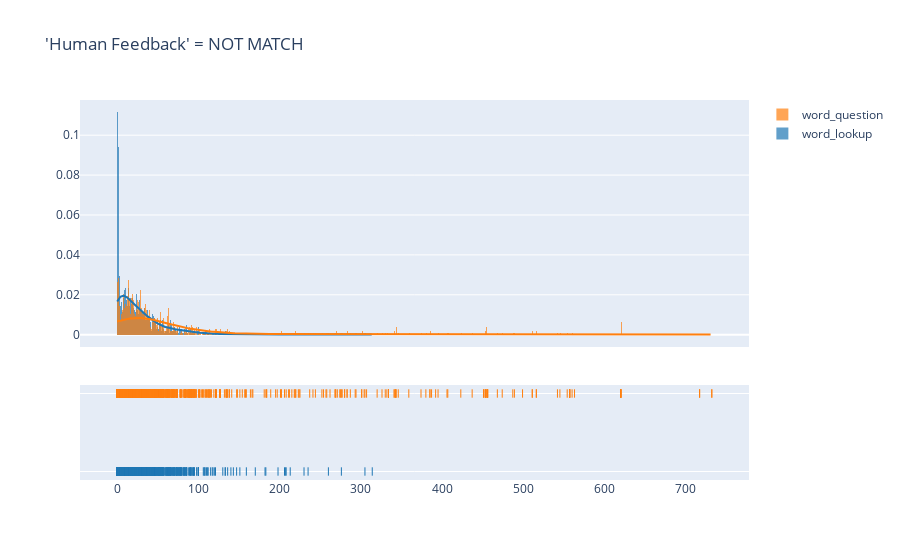

Notebook code cell kept with this figure:
### Code cell
fig = ff.create_distplot([nm['word_lookup'], nm['word_question']], group_labels=["word_lookup", "word_question"])
fig.update_layout(title_text="'Human Feedback' = NOT MATCH")
fig.show()

### Figure 1 — Plotly figure (JSON) as saved in the notebook; plotly's stock layout.template omitted (floating-point values rounded to 4 significant figures; data arrays with more than 128 entries replaced by an {"elided": "..."} marker saying what was removed)
{"data": [{"autobinx": false, "histnorm": "probability density", "legendgroup": "word_lookup", "marker": {"color": "rgb(31, 119, 180)"}, "name": "word_lookup", "opacity": 0.7, "type": "histogram", "x": {"elided": "979 int values"}, "xaxis": "x", "xbins": {"end": 314, "size": 1, "start": 0}, "yaxis": "y"}, {"autobinx": false, "histnorm": "probability density", "legendgroup": "word_question", "marker": {"color": "rgb(255, 127, 14)"}, "name": "word_question", "opacity": 0.7, "type": "histogram", "x": {"elided": "979 int values"}, "xaxis": "x", "xbins": {"end": 732, "size": 1, "start": 0}, "yaxis": "y"}, {"legendgroup": "word_lookup", "marker": {"color": "rgb(31, 119, 180)"}, "mode": "lines", "name": "word_lookup", "showlegend": false, "type": "scatter", "x": {"elided": "500 float values"}, "xaxis": "x", "y": {"elided": "500 float values"}, "yaxis": "y"}, {"legendgroup": "word_question", "marker": {"color": "rgb(255, 127, 14)"}, "mode": "lines", "name": "word_question", "showlegend": false, "type": "scatter", "x": {"elided": "500 float values"}, "xaxis": "x", "y": {"elided": "500 float values"}, "yaxis": "y"}, {"legendgroup": "word_lookup", "marker": {"color": "rgb(31, 119, 180)", "symbol": "line-ns-open"}, "mode": "markers", "name": "word_lookup", "showlegend": false, "type": "scatter", "x": {"elided": "979 int values"}, "xaxis": "x", "y": {"elided": "979 str values"}, "yaxis": "y2"}, {"legendgroup": "word_question", "marker": {"color": "rgb(255, 127, 14)", "symbol": "line-ns-open"}, "mode": "markers", "name": "word_question", "showlegend": false, "type": "scatter", "x": {"elided": "979 int values"}, "xaxis": "x", "y": {"elided": "979 str values"}, "yaxis": "y2"}], "layout": {"barmode": "overlay", "hovermode": "closest", "legend": {"traceorder": "reversed"}, "title": {"text": "'Human Feedback' = NOT MATCH"}, "xaxis": {"anchor": "y2", "domain": [0, 1], "zeroline": false}, "yaxis": {"anchor": "free", "domain": [0.35, 1], "position": 0}, "yaxis2": {"anchor": "x", "domain": [0, 0.25], "dtick": 1, "showticklabels": false}}}
